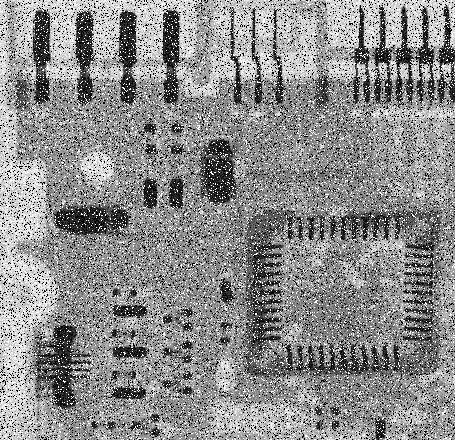
#> input picture Digital-Image-Processing/Lab 8/Lab8/saltandpaper.tif, 455 x 440 px
$ python 'Task 4.py'
#> lines starting #> are read from the running program, lines starting #| are printed output that depends on the picture
#> further down, img is the input picture: shape (440, 455); min 0, max 255, mean 140.1
import numpy as np
import cv2

def apply_filter(img,filter):
    filter_sum=0
    for x in range(0, filter.shape[0]):
        for y in range(0, filter.shape[1]):
            filter_sum = filter_sum + filter[x, y]
    arr=np.asarray(img)

    filter_row=filter.shape[0]
    filter_col=filter.shape[1]
    padding_size=filter_col/2                  #do zero padding acc. to the filer size to avoid out of bound errors
    arr=np.pad(arr, int(padding_size), mode='constant')  #applying zero padding
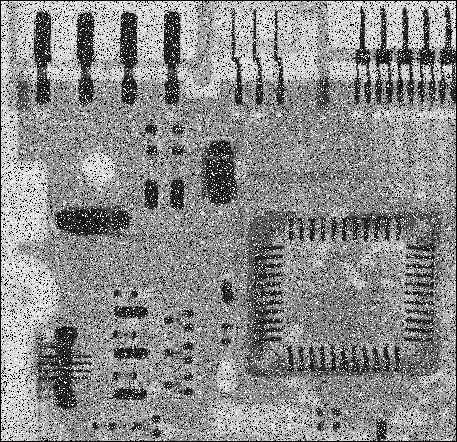
#> arr: shape (442, 457); min 0, max 255, mean 138.9
    rows = arr.shape[0]  # width & height of the image i.e. no. of pixels
#> rows = 442
    cols = arr.shape[1]
#> cols = 457
    c = 0
    d=0
    g=filter.shape[1]
    for a in range(0,(rows*cols)):
        if filter_col>cols:   #for last column pixel, move the window to the next row
             d+=1
             filter_row+=1
             c=0
             filter_col=g
        if filter_row>rows:   #after last row limit of window, exit
             break
        b=arr[int(d):int(filter_row), int(c):int(filter_col)]
        arr[int(d+padding_size),int(c+padding_size)]=np.median(b)   #replacing with the median pixel value
        c+=1    #for moving the window ahead one pixel at a time (same for rows also)
        filter_col+=1
#> this loop made 200201 passes
#> b on passes 1 to 3: [[0, 0, 0], [0, 206, 196], [0, 255, 252]], [[0, 0, 0], [0, 196, 231], [255, 252, 251]], [[0, 0, 0], [196, 231, 187], [252, 251, 246]]
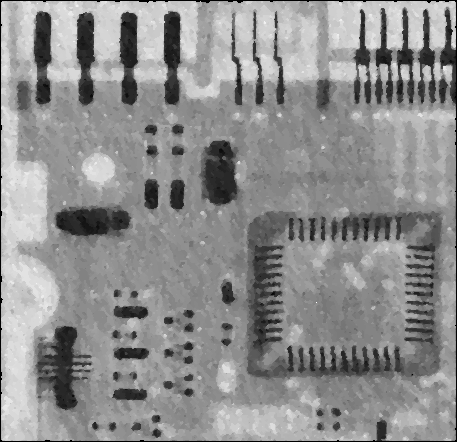
#> arr: shape (442, 457); min 0, max 255, mean 142
#> after the loop, c = 0; d = 440; filter_col = 3; filter_row = 443
    img = np.array(arr * 255, dtype=np.uint8)   #converting array to image
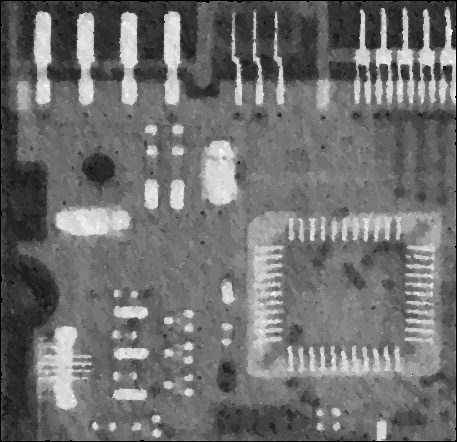
#> img: shape (442, 457); min 0, max 254, mean 111.5
    return arr

img = cv2.imread('saltandpaper.tif',0)
a = np.array([[1,1,1], [1,1,1], [1,1,1]])
img=apply_filter(img,a)
cv2.imwrite('median_filter_applied.jpg', img)
